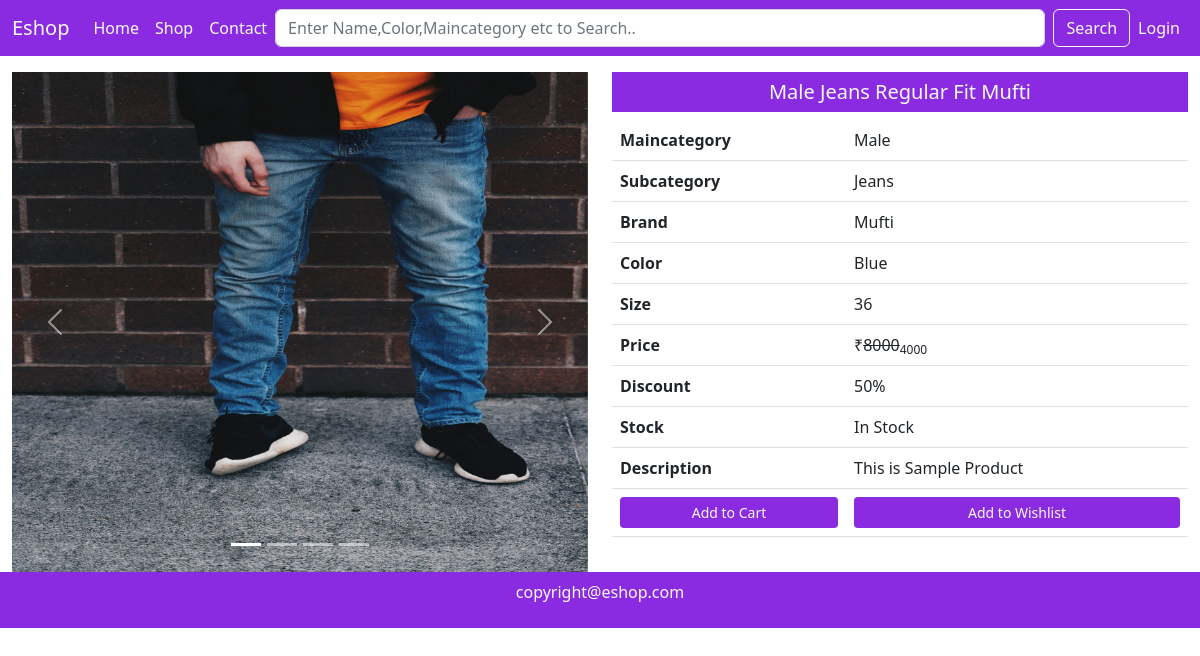
The app's page /single-product/1/ with its own data.
### mainApp/models.py (models this page shows, shortened)
class Product(models.Model):
    id = models.AutoField(primary_key=True)
    name = models.CharField(max_length=50)
    maincategory = models.ForeignKey(Maincategory,on_delete=models.CASCADE)
    subcategory = models.ForeignKey(Subcategory,on_delete=models.CASCADE)
    brand = models.ForeignKey(Brand,on_delete=models.CASCADE)
    color = models.CharField(max_length=20)
    size = models.CharField(max_length=20)
    stock = models.CharField(max_length=20,default="In Stock",null=True,blank=True)
    description = models.TextField()
    baseprice = models.IntegerField()
    discount = models.IntegerField(default=0,null=True,blank=True)
    finalprice = models.IntegerField()
    pic1 = models.ImageField(upload_to="uploads",default="",null=True,blank=True)
    pic2 = models.ImageField(upload_to="uploads",default="",null=True,blank=True)
    pic3 = models.ImageField(upload_to="uploads",default="",null=True,blank=True)
    pic4 = models.ImageField(upload_to="uploads",default="",null=True,blank=True)

class Maincategory(models.Model):
    id = models.AutoField(primary_key=True)
    name = models.CharField(max_length=20)
    def __str__(self):
        return self.name

class Subcategory(models.Model):
    id = models.AutoField(primary_key=True)
    name = models.CharField(max_length=20)
    def __str__(self):
        return self.name

class Brand(models.Model):
    id = models.AutoField(primary_key=True)
    name = models.CharField(max_length=20)
    def __str__(self):
        return self.name

### mainApp/views.py (the view)
# urls.py: path('single-product/<int:id>/',views.singleProduct),
def singleProduct(Request, id):
    data = Product.objects.get(id=id)
    return render(Request, "single-product.html", {'data': data})

### mainApp/templates/single-product.html (shortened to what this page needs)
{% extends 'index.html' %}
{% block content %}
<div class="container-fluid mt-3">
    <div class="row">
        <div class="col-md-6 col-12">
            <div id="carouselExampleIndicators" class="carousel slide" data-bs-ride="true">
                <div class="carousel-indicators">
                    <button type="button" data-bs-target="#carouselExampleIndicators" data-bs-slide-to="0"
                        class="active" aria-current="true" aria-label="Slide 1"></button>
                    <button type="button" data-bs-target="#carouselExampleIndicators" data-bs-slide-to="1"
                        aria-label="Slide 2"></button>
                    <button type="button" data-bs-target="#carouselExampleIndicators" data-bs-slide-to="2"
                        aria-label="Slide 3"></button>
                    <button type="button" data-bs-target="#carouselExampleIndicators" data-bs-slide-to="3"
                        aria-label="Slide 4"></button>
                </div>
                <div class="carousel-inner">
                    <div class="carousel-item active">
                        <img src="{{data.pic1.url}}" height="500px" class="d-block w-100" alt="...">
                    </div>
                </div>
                <button class="carousel-control-prev" type="button" data-bs-target="#carouselExampleIndicators"
                    data-bs-slide="prev">
                    <span class="carousel-control-prev-icon" aria-hidden="true"></span>
                </button>
                <button class="carousel-control-next" type="button" data-bs-target="#carouselExampleIndicators"
                    data-bs-slide="next">
                    <span class="carousel-control-next-icon" aria-hidden="true"></span>
                </button>
            </div>
        </div>
        <div class="col-md-6 col-12">
            <h5 class="background text-light text-center p-2">{{data.name}}</h5>
            <div class="table-responsive">
                <table class="table">
                    <tr>
                        <th>Maincategory</th>
                        <td>{{data.maincategory}}</td>
                    </tr>
                    <tr>
                        <th>Subcategory</th>
                        <td>{{data.subcategory}}</td>
                    </tr>
                    <tr>
                        <th>Brand</th>
                        <td>{{data.brand}}</td>
                    </tr>
                    <tr>
                        <th>Color</th>
                        <td>{{data.color}}</td>
                    </tr>
                    <tr>
                        <th>Size</th>
                        <td>{{data.size}}</td>
                    </tr>
                    <tr>
                        <th>Price</th>
                        <td>&#8377;<del>{{data.baseprice}}</del><sub>{{data.finalprice}}</sub></td>
                    </tr>
                    <tr>
                        <th>Discount</th>
                        <td>{{data.discount}}%</td>
                    </tr>
                    <tr>
                        <th>Stock</th>
                        <td>{{data.stock}}</td>
                    </tr>
                    <tr>
                        <th>Description</th>
                        <td>{{data.description}}</td>
                    </tr>
                    <tr>
                        <th><a href="/add-to-cart/{{data.id}}" class="btn background text-light mybtn w-100 btn-sm">Add to Cart</a></th>
                        <td><a href="/add-to-wishlist/{{data.id}}" class="btn background text-light mybtn w-100 btn-sm">Add to Wishlist</a></td>
                    </tr>
                </table>
            </div>
        </div>
    </div>
</div>
{% endblock content %}

### mainApp/static/css/style.css (style rules this page uses)
.background { background-color: blueviolet; }

### records on screen
Product: pic1 (picture), name "Male Jeans Regular Fit Mufti", maincategory "Male", subcategory "Jeans", brand "Mufti", color "Blue", size "36", baseprice "8000", finalprice "4000", discount "50", stock "In Stock", description "This is Sample Product"
